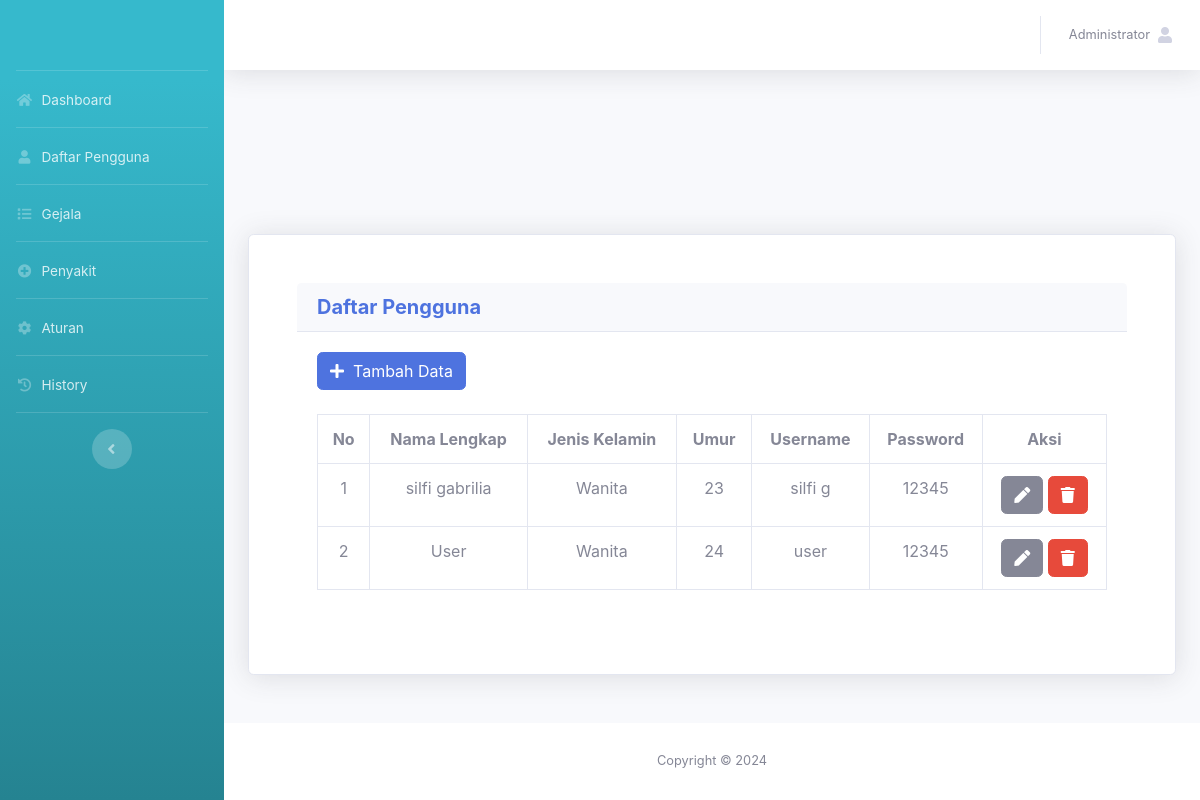
Page /admin/daftar_pengguna.php (signed in) on the committed database.
### tables this page shows
CREATE TABLE `tb_akun` (
  `id_akun` int(11) NOT NULL,
  `nama_lengkap` varchar(50) NOT NULL,
  `username` varchar(50) NOT NULL,
  `password` varchar(50) NOT NULL,
  `level` varchar(30) NOT NULL
);

CREATE TABLE `tb_user` (
  `id_user` int(11) NOT NULL,
  `id_akun` int(11) NOT NULL,
  `nama_lengkap` varchar(50) NOT NULL,
  `jenis_kelamin` varchar(20) NOT NULL,
  `umur` int(11) NOT NULL
);

### admin/daftar_pengguna.php (the view, shortened to what this page needs)
<?php
include '../assets/conn/config.php';
include 'header.php';
?>
<div class="container">
	<div class="card shadow p-5 mb-5">
		<div class = "card-header">
            <h5 class= "m-0 font-weight-bold text-primary">Daftar Pengguna</h5>
        </div>
        <div class="card-body">
            <a href="tambah_pengguna.php" class="btn btn-primary"><span class="fa fa-plus">
                </span>&nbsp; Tambah Data</a>
                <br>
                <br>
                <div class="table-responsive">
                    <table class="table table-bordered">
                        <tr>
                            <th class="text-center">No</th>
                            <th class="text-center">Nama Lengkap</th>
                            <th class="text-center">Jenis Kelamin</th>
                            <th class="text-center">Umur</th>
                            <th class="text-center">Username</th>
                            <th class="text-center">Password</th>
                            <th class="text-center">Aksi</th>
                        </tr>
                        <?php
                        $data =mysqli_query($conn, "SELECT * FROM tb_user u, tb_akun a WHERE a.id_akun=u.id_akun ORDER BY u.id_user");
                        $no=1;
                        while($a=mysqli_fetch_array($data)){?>
                        <tr>
                            <td class="text-center"><?= $no++ ?></td>
                            <td class="text-center"><?= $a['nama_lengkap']?></td>
                            <td class="text-center"><?= $a['jenis_kelamin'] ?></td>
                            <td class="text-center"><?= $a['umur']?></td>
                            <td class="text-center"><?= $a['username']?></td>
                            <td class="text-center"><?= $a['password']?></td>
                            <td class="text-center">
                                <a href="edit_pengguna.php?id_akun=<?= $a['id_akun'] ?>"
                                class="btn btn-secondary"><span class="fa fa-pen"></span></a>
                                <a href="daftar_pengguna.php?id_akun=<?= $a['id_akun'] ?>&aksi=hapus" class="btn btn-danger" onclick="return confirm('Apakah Anda yakin ingin menghapus data ini?');"><span class="fa fa-trash"></span></a>
                            </td>
                        </tr>
                        <?php }?>
                    </table>
                </div>
        </div>
    </div>
</div>
<?php
include 'footer.php';
?>

### admin/header.php (shortened to what this page needs)
<?php
include '../assets/conn/config.php';
?>
<!DOCTYPE html>
<html lang="en">
<head>
  <link href="../assets/vendor/fontawesome-free/css/all.min.css" rel="stylesheet" type="text/css">
  <link href="../assets/css/sb-admin-2.min.css" rel="stylesheet">
  <link href="../assets/vendor/datatables/dataTables.bootstrap4.min.css" rel="stylesheet">
</head>
<body id="page-top">
 <div id="wrapper">
  <ul class="navbar-nav bg-gradient-info sidebar sidebar-dark accordion" id="accordionSidebar">
    <a class="sidebar-brand d-flex align-items-center justify-content-center" href="index">
    </a>
    <hr class="sidebar-divider my-0">
    <li class="nav-item">
      <a class="nav-link" href="index.php">
        <i class="fas fa-fw fa-home"></i>
        <span>Dashboard</span></a>
      </li>
      <hr class="sidebar-divider my-0">
      <li class="nav-item">
        <a class="nav-link" href="daftar_pengguna.php">
          <i class="fas fa-fw fa-user"></i>
          <span>Daftar Pengguna</span></a>
      </li>
      <hr class="sidebar-divider my-0">
      <li class="nav-item">
        <a class="nav-link" href="gejala.php">
          <i class="fas fa-fw fa-list"></i>
          <span>Gejala</span></a>
      </li>
      <hr class="sidebar-divider my-0">
      <li class="nav-item">
        <a class="nav-link" href="penyakit.php">
          <i class="fas fa-fw fa-plus-circle"></i>
          <span>Penyakit</span></a>
      </li>
      <hr class="sidebar-divider my-0">
      <li class="nav-item">
        <a class="nav-link" href="aturan.php">
          <i class="fas fa-fw fa-cog"></i>
          <span>Aturan</span></a>
      </li>
      <hr class="sidebar-divider my-0">
      <li class="nav-item">
        <a class="nav-link" href="history.php">
          <i class="fas fa-fw fa-history"></i>
          <span>History</span></a>
      </li>
      <hr class="sidebar-divider d-none d-md-block">
      <div class="text-center d-none d-md-inline">
        <button class="rounded-circle border-0" id="sidebarToggle"></button>
      </div>
    </ul>
    <div id="content-wrapper" class="d-flex flex-column">
      <div id="content">
        <nav class="navbar navbar-expand navbar-light bg-white topbar mb-4 static-top shadow">
          <ul class="navbar-nav ml-auto">
            <li class="nav-item dropdown no-arrow">
              <a class="nav-link dropdown-toggle" href="#" id="userDropdown" role="button"
              data-toggle="dropdown" aria-haspopup="true" aria-expanded="false">
              <?php
              $username=$_SESSION['username'];
              $det=mysqli_query($conn,"select * from tb_akun where username='$username'");
              while($d=mysqli_fetch_array($det)){
                ?>
                <span class="mr-2 d-none d-lg-inline text-gray-600 small"><?php echo $d['nama_lengkap'] ?></span>
                <?php
              }
              ?>
              <span class="fa fa-user"><span>
              </a>
          </li>
        </ul>
      </nav>
    </div>
</body>
</html>

### rows in the picture
tb_akun: nama_lengkap "Administrator"
tb_user: id_akun.nama_lengkap "silfi gabrilia", jenis_kelamin "Wanita", umur "23", id_akun.username "silfi g", id_akun.password "12345"
tb_user: id_akun.nama_lengkap "User", jenis_kelamin "Wanita", umur "24", id_akun.username "user", id_akun.password "12345"
